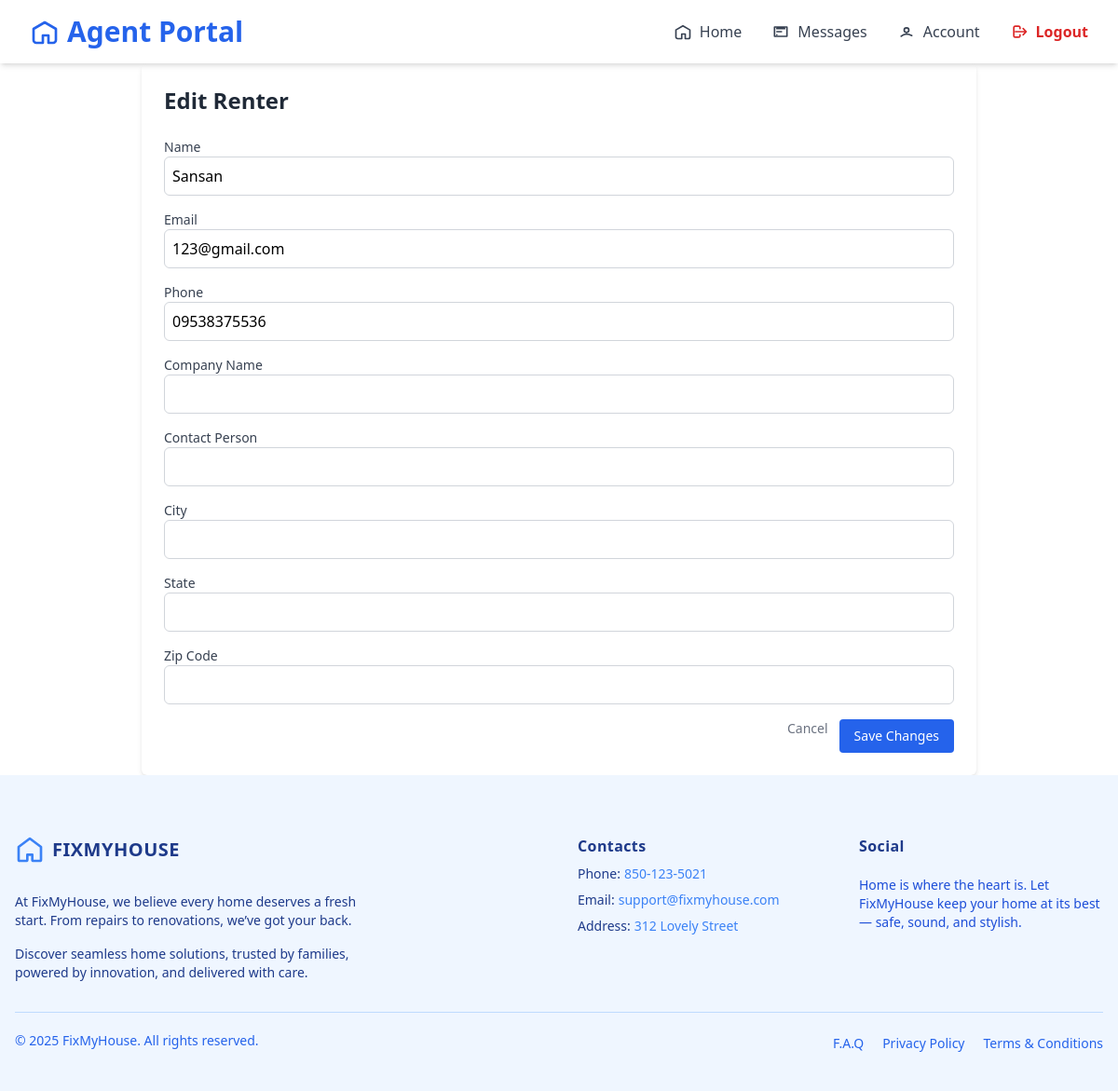
/agent/renters/1/edit/, run on an earlier commit of the app's database.
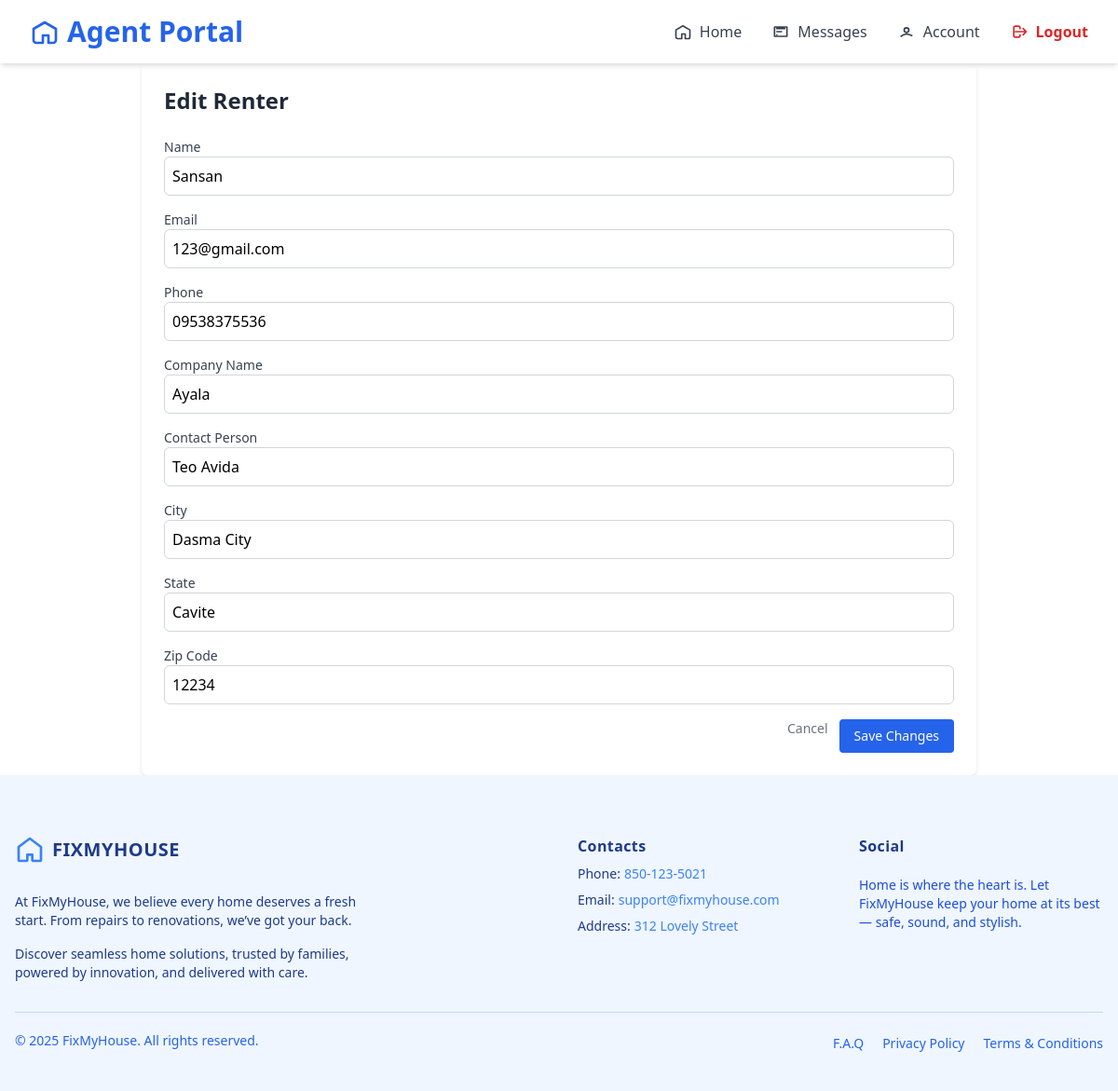
And on a later commit of the database.
### renter/models/renter.py (models this page shows, shortened)
class Renter(models.Model):
    user = models.OneToOneField(User, on_delete=models.CASCADE,null=True)
    name = models.CharField(max_length=255)
    email = models.EmailField(unique=True)
    phone = models.CharField(max_length=20)
    password = models.CharField(max_length=128)  # store hashed password (later)
    gender = models.CharField(max_length=10, blank=True, null=True)
    date_of_birth = models.DateField(blank=True, null=True)
    company_name = models.CharField(max_length=255, blank=True, null=True)
    contact_person = models.CharField(max_length=255, blank=True, null=True)
    contact_person_email = models.EmailField(blank=True, null=True)
    contact_phone = models.CharField(max_length=20, blank=True, null=True)
    state = models.CharField(max_length=100, blank=True, null=True)
    city = models.CharField(max_length=100, blank=True, null=True)
    zip_code = models.CharField(max_length=20, blank=True, null=True)
    company_address_line1 = models.CharField(max_length=255, blank=True, null=True)
    company_address_line2 = models.CharField(max_length=255, blank=True, null=True)
    company_postal_code = models.CharField(max_length=20, blank=True, null=True)
    upload_option = models.CharField(max_length=50, blank=True, null=True)  # 'manual' or 'report'
    property_image = models.ImageField(upload_to='property_images/', blank=True, null=True)
    floor_count = models.PositiveIntegerField(blank=True, null=True)
    room_count = models.PositiveIntegerField(blank=True, null=True)
    rooms = models.JSONField(blank=True, null=True)  # example: [{"type": "Bedroom"}, {"type": "Kitchen"}]
    address_line1 = models.CharField(max_length=255, blank=True, null=True)
    address_line2 = models.CharField(max_length=255, blank=True, null=True)
    house_state = models.CharField(max_length=100, blank=True, null=True)
    house_city = models.CharField(max_length=100, blank=True, null=True)
    house_zip = models.CharField(max_length=20, blank=True, null=True)

### agent/views.py (the view)
# urls.py: path('renters/<int:pk>/edit/', views.RenterUpdateView.as_view(), name='edit_renter'),
class RenterUpdateView(UpdateView):
    model = Renter
    form_class = RenterUpdateForm
    template_name = 'components/home/editRenters.html'  # you’ll create this
    success_url = reverse_lazy('manage_renters')  # name of the list view URL

### agent/forms.py
class RenterUpdateForm(forms.ModelForm):
    class Meta:
        model = Renter
        exclude = ['user', 'password']  # exclude sensitive fields unless needed
        widgets = {
            'rooms': forms.Textarea(attrs={'rows': 3}),
        }

### agent/templates/components/home/editRenters.html (shortened to what this page needs)
{% extends "baseAgent.html" %}
{% load widget_tweaks %}
{% block content %}
{% include 'components/home/navigatorBaseAgent.html' %}
<div class="max-w-4xl mx-auto bg-white shadow-md rounded-md p-6">
    <h2 class="text-2xl font-semibold text-gray-800 mb-6">Edit Renter</h2>
    <form method="POST" enctype="multipart/form-data" class="space-y-4">
        <div>
            <label for="{{ form.name.id_for_label }}" class="block text-sm font-medium text-gray-700">Name</label>
            {{ form.name|add_class:"w-full border border-gray-300 rounded-md p-2" }}
        </div>
        <div>
            <label for="{{ form.email.id_for_label }}" class="block text-sm font-medium text-gray-700">Email</label>
            {{ form.email|add_class:"w-full border border-gray-300 rounded-md p-2" }}
        </div>
        <div>
            <label for="{{ form.phone.id_for_label }}" class="block text-sm font-medium text-gray-700">Phone</label>
            {{ form.phone|add_class:"w-full border border-gray-300 rounded-md p-2" }}
        </div>
        <div>
            <label for="{{ form.company_name.id_for_label }}" class="block text-sm font-medium text-gray-700">Company Name</label>
            {{ form.company_name|add_class:"w-full border border-gray-300 rounded-md p-2" }}
        </div>
        <div>
            <label for="{{ form.contact_person.id_for_label }}" class="block text-sm font-medium text-gray-700">Contact Person</label>
            {{ form.contact_person|add_class:"w-full border border-gray-300 rounded-md p-2" }}
        </div>
        <div>
            <label for="{{ form.city.id_for_label }}" class="block text-sm font-medium text-gray-700">City</label>
            {{ form.city|add_class:"w-full border border-gray-300 rounded-md p-2" }}
        </div>
        <div>
            <label for="{{ form.state.id_for_label }}" class="block text-sm font-medium text-gray-700">State</label>
            {{ form.state|add_class:"w-full border border-gray-300 rounded-md p-2" }}
        </div>
        <div>
            <label for="{{ form.zip_code.id_for_label }}" class="block text-sm font-medium text-gray-700">Zip Code</label>
            {{ form.zip_code|add_class:"w-full border border-gray-300 rounded-md p-2" }}
        </div>
        <div class="flex justify-end gap-3 mt-6">
            <a href="{% url 'manage_renters' %}" class="text-gray-500 hover:underline text-sm">Cancel</a>
            <button type="submit" class="bg-blue-600 text-white px-4 py-2 rounded hover:bg-blue-700 text-sm">Save Changes</button>
        </div>
    </form>
</div>
{% include 'components/footerAgent.html' %}
{% endblock %}

What changed in the data, as far as the page shows it:
changed Renter "Sansan": company_name (not shown) → "Ayala"; contact_person (not shown) → "Teo Avida"; city (not shown) → "Dasma City"; state (not shown) → "Cavite"; zip_code (not shown) → "12234"
